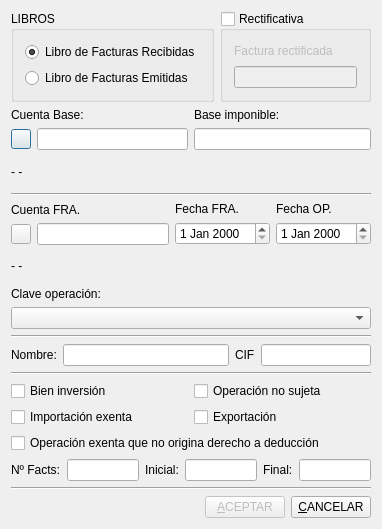
<?xml version="1.0" encoding="UTF-8"?>
<ui version="4.0">
 <author>José Manuel Díez Botella</author>
 <class>exento</class>
 <widget class="QDialog" name="exento">
  <property name="enabled">
   <bool>true</bool>
  </property>
  <property name="geometry">
   <rect>
    <x>0</x>
    <y>0</y>
    <width>382</width>
    <height>529</height>
   </rect>
  </property>
  <property name="windowTitle">
   <string>Registro de operación exenta/no sujeta en libros de IVA</string>
  </property>
  <layout class="QVBoxLayout" name="verticalLayout_4">
   <item>
    <layout class="QHBoxLayout" name="horizontalLayout_2">
     <item>
      <widget class="QGroupBox" name="groupBox">
       <property name="title">
        <string>LIBROS</string>
       </property>
       <layout class="QVBoxLayout">
        <item>
         <widget class="QRadioButton" name="recibidasradioButton">
          <property name="text">
           <string>Libro de Facturas Recibidas</string>
          </property>
          <property name="checked">
           <bool>true</bool>
          </property>
         </widget>
        </item>
        <item>
         <widget class="QRadioButton" name="emitidasradioButton">
          <property name="text">
           <string>Libro de Facturas Emitidas</string>
          </property>
         </widget>
        </item>
       </layout>
      </widget>
     </item>
     <item>
      <widget class="QGroupBox" name="rectificativagroupBox">
       <property name="title">
        <string>Rectificativa</string>
       </property>
       <property name="checkable">
        <bool>true</bool>
       </property>
       <property name="checked">
        <bool>false</bool>
       </property>
       <layout class="QVBoxLayout" name="verticalLayout_3">
        <item>
         <widget class="QLabel" name="label_2">
          <property name="text">
           <string>Factura rectificada</string>
          </property>
         </widget>
        </item>
        <item>
         <widget class="QLineEdit" name="rectificativalineEdit"/>
        </item>
       </layout>
      </widget>
     </item>
    </layout>
   </item>
   <item>
    <layout class="QHBoxLayout">
     <property name="spacing">
      <number>6</number>
     </property>
     <property name="leftMargin">
      <number>0</number>
     </property>
     <property name="topMargin">
      <number>0</number>
     </property>
     <property name="rightMargin">
      <number>0</number>
     </property>
     <property name="bottomMargin">
      <number>0</number>
     </property>
     <item>
      <layout class="QVBoxLayout">
       <property name="spacing">
        <number>6</number>
       </property>
       <property name="leftMargin">
        <number>0</number>
       </property>
       <property name="topMargin">
        <number>0</number>
       </property>
       <property name="rightMargin">
        <number>0</number>
       </property>
       <property name="bottomMargin">
        <number>0</number>
       </property>
       <item>
        <widget class="QLabel" name="textLabel1">
         <property name="lineWidth">
          <number>1</number>
         </property>
         <property name="text">
          <string>Cuenta Base:</string>
         </property>
         <property name="wordWrap">
          <bool>false</bool>
         </property>
        </widget>
       </item>
       <item>
        <layout class="QHBoxLayout">
         <property name="spacing">
          <number>6</number>
         </property>
         <property name="leftMargin">
          <number>0</number>
         </property>
         <property name="topMargin">
          <number>0</number>
         </property>
         <property name="rightMargin">
          <number>0</number>
         </property>
         <property name="bottomMargin">
          <number>0</number>
         </property>
         <item>
          <widget class="QPushButton" name="ctabasepushButton">
           <property name="minimumSize">
            <size>
             <width>20</width>
             <height>20</height>
            </size>
           </property>
           <property name="maximumSize">
            <size>
             <width>20</width>
             <height>20</height>
            </size>
           </property>
           <property name="text">
            <string/>
           </property>
           <property name="icon">
            <iconset resource="keme.qrc">
             <normaloff>:/iconos/graf/viewer.xpm</normaloff>:/iconos/graf/viewer.xpm</iconset>
           </property>
          </widget>
         </item>
         <item>
          <widget class="QLineEdit" name="CtabaselineEdit"/>
         </item>
        </layout>
       </item>
      </layout>
     </item>
     <item>
      <layout class="QVBoxLayout">
       <property name="spacing">
        <number>6</number>
       </property>
       <property name="leftMargin">
        <number>0</number>
       </property>
       <property name="topMargin">
        <number>0</number>
       </property>
       <property name="rightMargin">
        <number>0</number>
       </property>
       <property name="bottomMargin">
        <number>0</number>
       </property>
       <item>
        <widget class="QLabel" name="textLabel2">
         <property name="text">
          <string>Base imponible:</string>
         </property>
         <property name="wordWrap">
          <bool>false</bool>
         </property>
        </widget>
       </item>
       <item>
        <widget class="QLineEdit" name="baselineEdit"/>
       </item>
      </layout>
     </item>
    </layout>
   </item>
   <item>
    <widget class="QLabel" name="basetextLabel">
     <property name="text">
      <string>- -</string>
     </property>
     <property name="wordWrap">
      <bool>false</bool>
     </property>
    </widget>
   </item>
   <item>
    <widget class="Line" name="line1_2">
     <property name="frameShape">
      <enum>QFrame::HLine</enum>
     </property>
     <property name="frameShadow">
      <enum>QFrame::Sunken</enum>
     </property>
     <property name="orientation">
      <enum>Qt::Horizontal</enum>
     </property>
    </widget>
   </item>
   <item>
    <layout class="QHBoxLayout" name="horizontalLayout">
     <item>
      <layout class="QVBoxLayout">
       <property name="spacing">
        <number>6</number>
       </property>
       <property name="leftMargin">
        <number>0</number>
       </property>
       <property name="topMargin">
        <number>0</number>
       </property>
       <property name="rightMargin">
        <number>0</number>
       </property>
       <property name="bottomMargin">
        <number>0</number>
       </property>
       <item>
        <widget class="QLabel" name="textLabel8">
         <property name="text">
          <string>Cuenta FRA.</string>
         </property>
         <property name="wordWrap">
          <bool>false</bool>
         </property>
        </widget>
       </item>
       <item>
        <layout class="QHBoxLayout">
         <property name="spacing">
          <number>6</number>
         </property>
         <property name="leftMargin">
          <number>0</number>
         </property>
         <property name="topMargin">
          <number>0</number>
         </property>
         <property name="rightMargin">
          <number>0</number>
         </property>
         <property name="bottomMargin">
          <number>0</number>
         </property>
         <item>
          <widget class="QPushButton" name="ctafrapushButton">
           <property name="minimumSize">
            <size>
             <width>20</width>
             <height>20</height>
            </size>
           </property>
           <property name="maximumSize">
            <size>
             <width>20</width>
             <height>20</height>
            </size>
           </property>
           <property name="text">
            <string/>
           </property>
           <property name="icon">
            <iconset resource="keme.qrc">
             <normaloff>:/iconos/graf/viewer.xpm</normaloff>:/iconos/graf/viewer.xpm</iconset>
           </property>
          </widget>
         </item>
         <item>
          <widget class="QLineEdit" name="CtafralineEdit"/>
         </item>
        </layout>
       </item>
      </layout>
     </item>
     <item>
      <layout class="QVBoxLayout">
       <property name="spacing">
        <number>6</number>
       </property>
       <property name="leftMargin">
        <number>0</number>
       </property>
       <property name="topMargin">
        <number>0</number>
       </property>
       <property name="rightMargin">
        <number>0</number>
       </property>
       <property name="bottomMargin">
        <number>0</number>
       </property>
       <item>
        <widget class="QLabel" name="textLabel8_2">
         <property name="text">
          <string>Fecha FRA.</string>
         </property>
         <property name="wordWrap">
          <bool>false</bool>
         </property>
        </widget>
       </item>
       <item>
        <widget class="QDateEdit" name="FechafradateEdit"/>
       </item>
      </layout>
     </item>
     <item>
      <layout class="QVBoxLayout" name="verticalLayout_2">
       <item>
        <widget class="QLabel" name="textLabel8_3">
         <property name="text">
          <string>Fecha OP.</string>
         </property>
         <property name="wordWrap">
          <bool>false</bool>
         </property>
        </widget>
       </item>
       <item>
        <widget class="QDateEdit" name="fechaoperaciondateEdit"/>
       </item>
      </layout>
     </item>
    </layout>
   </item>
   <item>
    <widget class="QLabel" name="fratextLabel">
     <property name="text">
      <string>- -</string>
     </property>
     <property name="wordWrap">
      <bool>false</bool>
     </property>
    </widget>
   </item>
   <item>
    <layout class="QVBoxLayout" name="verticalLayout">
     <item>
      <widget class="QLabel" name="textLabel8_4">
       <property name="text">
        <string>Clave operación:</string>
       </property>
       <property name="wordWrap">
        <bool>false</bool>
       </property>
      </widget>
     </item>
     <item>
      <widget class="QComboBox" name="clavecomboBox">
       <property name="maximumSize">
        <size>
         <width>370</width>
         <height>16777215</height>
        </size>
       </property>
      </widget>
     </item>
    </layout>
   </item>
   <item>
    <widget class="Line" name="line">
     <property name="orientation">
      <enum>Qt::Horizontal</enum>
     </property>
    </widget>
   </item>
   <item>
    <layout class="QHBoxLayout" name="horizontalLayout_5">
     <item>
      <widget class="QLabel" name="label">
       <property name="text">
        <string>Nombre:</string>
       </property>
      </widget>
     </item>
     <item>
      <widget class="QLineEdit" name="nombrelineEdit"/>
     </item>
     <item>
      <widget class="QLabel" name="label_6">
       <property name="text">
        <string>CIF</string>
       </property>
      </widget>
     </item>
     <item>
      <widget class="QLineEdit" name="ciflineEdit">
       <property name="maximumSize">
        <size>
         <width>110</width>
         <height>16777215</height>
        </size>
       </property>
      </widget>
     </item>
    </layout>
   </item>
   <item>
    <widget class="Line" name="line_2">
     <property name="orientation">
      <enum>Qt::Horizontal</enum>
     </property>
    </widget>
   </item>
   <item>
    <layout class="QGridLayout" name="gridLayout">
     <item row="0" column="0">
      <widget class="QCheckBox" name="bieninversioncheckBox">
       <property name="font">
        <font>
         <pointsize>9</pointsize>
        </font>
       </property>
       <property name="text">
        <string>Bien inversión</string>
       </property>
      </widget>
     </item>
     <item row="0" column="1">
      <widget class="QCheckBox" name="nosujetacheckBox">
       <property name="text">
        <string>Operación no sujeta</string>
       </property>
      </widget>
     </item>
     <item row="1" column="0">
      <widget class="QCheckBox" name="imp_exentacheckBox">
       <property name="text">
        <string>Importación exenta</string>
       </property>
      </widget>
     </item>
     <item row="1" column="1">
      <widget class="QCheckBox" name="exportacionheckBox">
       <property name="text">
        <string>Exportación</string>
       </property>
      </widget>
     </item>
    </layout>
   </item>
   <item>
    <widget class="QCheckBox" name="exenta_no_deduccheckBox">
     <property name="text">
      <string>Operación exenta que no origina derecho a deducción</string>
     </property>
    </widget>
   </item>
   <item>
    <layout class="QHBoxLayout" name="horizontalLayout_4">
     <item>
      <widget class="QLabel" name="label_3">
       <property name="text">
        <string>Nº Facts:</string>
       </property>
      </widget>
     </item>
     <item>
      <widget class="QLineEdit" name="numfacturaslineEdit"/>
     </item>
     <item>
      <widget class="QLabel" name="label_4">
       <property name="text">
        <string>Inicial:</string>
       </property>
      </widget>
     </item>
     <item>
      <widget class="QLineEdit" name="iniciallineEdit"/>
     </item>
     <item>
      <widget class="QLabel" name="label_5">
       <property name="text">
        <string>Final:</string>
       </property>
      </widget>
     </item>
     <item>
      <widget class="QLineEdit" name="finallineEdit"/>
     </item>
    </layout>
   </item>
   <item>
    <widget class="Line" name="line4">
     <property name="frameShape">
      <enum>QFrame::HLine</enum>
     </property>
     <property name="frameShadow">
      <enum>QFrame::Sunken</enum>
     </property>
     <property name="orientation">
      <enum>Qt::Horizontal</enum>
     </property>
    </widget>
   </item>
   <item>
    <layout class="QHBoxLayout">
     <property name="spacing">
      <number>6</number>
     </property>
     <property name="leftMargin">
      <number>0</number>
     </property>
     <property name="topMargin">
      <number>0</number>
     </property>
     <property name="rightMargin">
      <number>0</number>
     </property>
     <property name="bottomMargin">
      <number>0</number>
     </property>
     <item>
      <spacer>
       <property name="orientation">
        <enum>Qt::Horizontal</enum>
       </property>
       <property name="sizeHint" stdset="0">
        <size>
         <width>40</width>
         <height>20</height>
        </size>
       </property>
      </spacer>
     </item>
     <item>
      <widget class="QPushButton" name="AceptarButton">
       <property name="enabled">
        <bool>false</bool>
       </property>
       <property name="text">
        <string>&amp;ACEPTAR</string>
       </property>
       <property name="shortcut">
        <string>Alt+A</string>
       </property>
      </widget>
     </item>
     <item>
      <widget class="QPushButton" name="CancelarButton">
       <property name="text">
        <string>&amp;CANCELAR</string>
       </property>
       <property name="shortcut">
        <string>Alt+C</string>
       </property>
      </widget>
     </item>
    </layout>
   </item>
  </layout>
 </widget>
 <layoutdefault spacing="6" margin="11"/>
 <tabstops>
  <tabstop>recibidasradioButton</tabstop>
  <tabstop>emitidasradioButton</tabstop>
  <tabstop>rectificativagroupBox</tabstop>
  <tabstop>rectificativalineEdit</tabstop>
  <tabstop>ctabasepushButton</tabstop>
  <tabstop>CtabaselineEdit</tabstop>
  <tabstop>baselineEdit</tabstop>
  <tabstop>ctafrapushButton</tabstop>
  <tabstop>CtafralineEdit</tabstop>
  <tabstop>FechafradateEdit</tabstop>
  <tabstop>fechaoperaciondateEdit</tabstop>
  <tabstop>clavecomboBox</tabstop>
  <tabstop>nombrelineEdit</tabstop>
  <tabstop>ciflineEdit</tabstop>
  <tabstop>bieninversioncheckBox</tabstop>
  <tabstop>nosujetacheckBox</tabstop>
  <tabstop>imp_exentacheckBox</tabstop>
  <tabstop>exportacionheckBox</tabstop>
  <tabstop>exenta_no_deduccheckBox</tabstop>
  <tabstop>numfacturaslineEdit</tabstop>
  <tabstop>iniciallineEdit</tabstop>
  <tabstop>finallineEdit</tabstop>
  <tabstop>AceptarButton</tabstop>
  <tabstop>CancelarButton</tabstop>
 </tabstops>
 <resources>
  <include location="keme.qrc"/>
 </resources>
 <connections>
  <connection>
   <sender>CancelarButton</sender>
   <signal>clicked()</signal>
   <receiver>exento</receiver>
   <slot>reject()</slot>
   <hints>
    <hint type="sourcelabel">
     <x>20</x>
     <y>20</y>
    </hint>
    <hint type="destinationlabel">
     <x>20</x>
     <y>20</y>
    </hint>
   </hints>
  </connection>
 </connections>
</ui>
